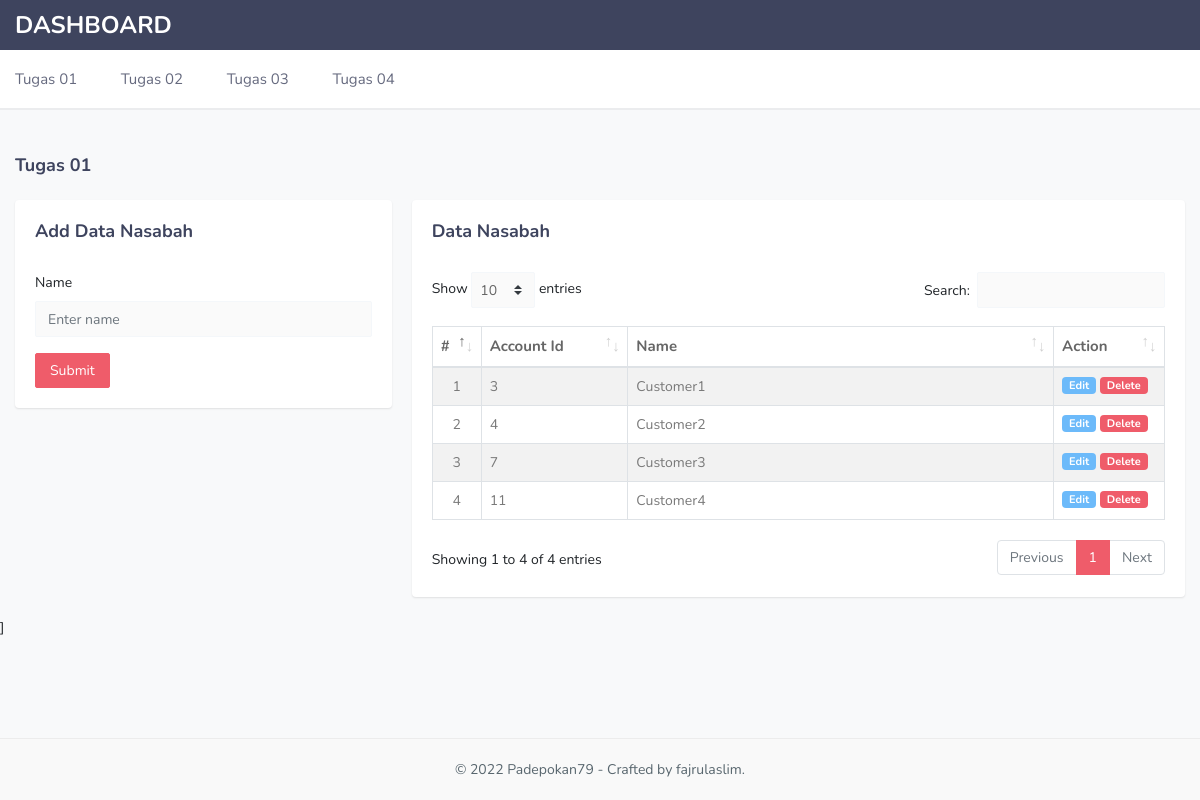
The page / on the database its author committed.
### tables this page shows
CREATE TABLE `nasabah` (
  `accountId` int(11) NOT NULL,
  `name` varchar(256) NOT NULL
);

### application/controllers/Home.php (called while the page is built, shortened)
<?php
class Home extends CI_Controller {
	public function __construct(){
		$this->load->model('Home_model');
	}
	public function index(){
		$data['title'] = 'Padepokan79';
		$data['nasabah'] = $this->Home_model->getAllNasabah();
		$this->form_validation->set_rules('name', 'Name', 'required');
		if($this->form_validation->run() == false){
			$this->load->view('_layouts/header', $data);
			$this->load->view('home/tugas1', $data);
			$this->load->view('_layouts/footer', $data);
		} else {
			$this->Home_model->addNasabah();
			$this->session->set_flashdata('message', '<div class="alert alert-success" role="alert">New nasabah added.</div>');
			redirect('home');
		}
	}
}

### index.php (called while the page is built, shortened)
<?php
require_once BASEPATH.'core/CodeIgniter.php';

### application/models/Home_model.php (called while the page is built, shortened)
<?php
class Home_model extends CI_model{
	public function getAllNasabah(){
		return $this->db->get('nasabah')->result_array();
	}
}

### application/views/home/tugas1.php (the view, shortened to what this page needs)
<div class="wrapper">
    <div class="container-fluid">
        <div class="row">
            <div class="col-sm-12">
                <div class="page-title-box">
                    <div class="row align-items-center">
                        <div class="col-md-8">
                            <h4 class="page-title m-0">Tugas 01</h4>
                        </div>
                    </div>
                </div>
            </div>
        </div>
        <div class="row">
            <div class="col-lg-4">
                <div class="card">
                    <div class="card-body">
                        <h4 class="m-b-30 m-t-0 title-form">Add Data Nasabah</h4>
                        <?= form_open('home', "id='form-nasabah'") ?>
                            <div class="form-group">
                                <label for="name">Name</label>
                                <input type="text" class="form-control" name="name" id="name" placeholder="Enter name" required>
                            </div>
                           <div class="d-flex">
                                <button type="submit" class="btn btn-primary waves-effect waves-light btnSubmit">Submit</button>
                           </div>
                        <?= form_close() ?>
                    </div>
                </div>
            </div>
            <div class="col-lg-8">
                <div class="card">
                    <div class="card-body">
                        <h4 class="m-b-30 m-t-0">Data Nasabah</h4>
                        <div class="row">
                            <div class="col-lg-12 col-sm-12 col-12">
                                <table id="datatable" class="table table-striped table-bordered dt-responsive nowrap" style="border-collapse: collapse; width: 100%;">
                                    <thead>
                                        <tr>
                                            <th width="5%">#</th>
                                            <th width="20%">Account Id</th>
                                            <th>Name</th>
                                            <th width="15%">Action</th>
                                        </tr>
                                    </thead>
                                    <tbody>
                                        <?php $i=1; ?>
                                        <?php foreach ($nasabah as $item): ?>
                                        <tr>
                                            <td class="text-center"><?= $i; ?></td>
                                            <td><?= $item['accountId']; ?></td>
                                            <td><?= $item['name']; ?></td>
                                            <td>
                                                <button class="border-0 badge badge-info badge-sm" onclick="editNasabah(<?=$item['accountId']?>, `<?=$item['name']?>`)">Edit</button>
                                                <a href="<?= base_url('home/deleteNasabah/') . $item['accountId']; ?>" class="badge badge-primary badge-sm btn-delete">Delete</a>
                                            </td>
                                        </tr>
                                        <?php $i+=1; ?>
                                        <?php endforeach; ?>
                                    </tbody>
                                </table>
                            </div>
                        </div>
                    </div>
                </div>
            </div>
        </div>
    </div>
</div>

### assets/css/style.css (style rules this page uses)
body { background: #f8f9fa; font-family: "Nunito", sans-serif; margin: 0; font-size: 14px; }
html { overflow-x: hidden; position: relative; min-height: 100%; background: #f8f9fa; }
h1, h2, h3, h4, h5, h6 { color: #3e445e; font-weight: bold; margin: 10px 0; }
h4 { line-height: 22px; font-size: 18px; }
* { outline: none !important; }
.row { margin-right: -10px; margin-left: -10px; }
.col, .col-1, .col-10, .col-11, .col-12, .col-2, .col-3, .col-4, .col-5, .col-6, .col-7, .col-8, .col-9, .col-auto, .col-lg, .col-lg-1, .col-lg-10, .col-lg-11, .col-lg-12, .col-lg-2, .col-lg-3, .col-lg-4, .col-lg-5, .col-lg-6, .col-lg-7, .col-lg-8, .col-lg-9, .col-lg-auto, .col-md, .col-md-1, .col-md-10, .col-md-11, .col-md-12, .col-md-2, .col-md-3, .col-md-4, .col-md-5, .col-md-6, .col-md-7, .col-md-8, .col-md-9, .col-md-auto, .col-sm, .col-sm-1, .col-sm-10, .col-sm-11, .col-sm-12, .col-sm-2, .col-sm-3, .col-sm-4, .col-sm-5, .col-sm-6, .col-sm-7, .col-sm-8, .col-sm-9, .col-sm-auto, .col-xl, .col-xl-1, .col-xl-10, .col-xl-11, .col-xl-12, .col-xl-2, .col-xl-3, .col-xl-4, .col-xl-5, .col-xl-6, .col-xl-7, .col-xl-8, .col-xl-9, .col-xl-auto { padding-left: 10px; padding-right: 10px; }
.table td, .table th { padding: 8px; }
.form-control { -moz-border-radius: 2px; -moz-box-shadow: inset 0 1px 2px rgba(0, 0, 0, 0.1); -webkit-border-radius: 2px; -webkit-box-shadow: inset 0 1px 2px rgba(0, 0, 0, 0.1); background-color: #fafafa; border-radius: 2px; border: 1px solid #f4f7Fa; -webkit-box-shadow: none; box-shadow: none; height: 36px; color: rgba(0, 0, 0, 0.6); font-size: 14px; }
.badge { padding: 3px 7px; font-size: 11px; margin-top: 1px; }
.badge-xs, .badge-sm { -webkit-transform: translate(0, -2px); transform: translate(0, -2px); }
.badge-primary { background-color: #ef5c6a; }
.badge-info { background-color: #6cbafa; }
.m-0 { margin: 0px !important; }
.m-t-0 { margin-top: 0px; }
.m-b-30 { margin-bottom: 30px; }
.waves-effect { position: relative; cursor: pointer; display: inline-block; overflow: hidden; -webkit-user-select: none; -moz-user-select: none; -ms-user-select: none; user-select: none; -webkit-tap-highlight-color: transparent; vertical-align: middle; z-index: 1; will-change: opacity, transform; -webkit-transition: all 0.3s ease-out; transition: all 0.3s ease-out; }
.btn { border-radius: 2px; padding: 6px 14px; font-size: 14px; }
.btn-primary, .btn-success, .btn-info, .btn-warning, .btn-danger, .btn-inverse, .btn-purple, .btn-pink, .btn-orange, .btn-brown, .btn-teal { color: #ffffff !important; }
.btn-primary { background-color: #ef5c6a !important; border: 1px solid #ef5c6a !important; }
.card { border: none; -webkit-box-shadow: 0px 1px 2px 0px rgba(0, 0, 0, 0.1); box-shadow: 0px 1px 2px 0px rgba(0, 0, 0, 0.1); margin-bottom: 20px; }
.table { margin-bottom: 10px; }
tbody { color: #797979; }
th { color: #666666; font-size: 15px; }
#datatable td { font-weight: normal; }
.table-bordered.dataTable > thead > tr > td, .table-bordered.dataTable > thead > tr > th { border-bottom-width: 1px !important; }
table.dataTable { margin-top: 10px !important; margin-bottom: 18px !important; }
body { padding-bottom: 65px; }
.container-fluid { max-width: 1300px; }
.wrapper { margin-top: 130px; }
.page-title-box { padding: 24px 0px; }

### rows shown on the page
nasabah: accountId "3", name "Customer1"
nasabah: accountId "4", name "Customer2"
nasabah: accountId "7", name "Customer3"
nasabah: accountId "11", name "Customer4"
